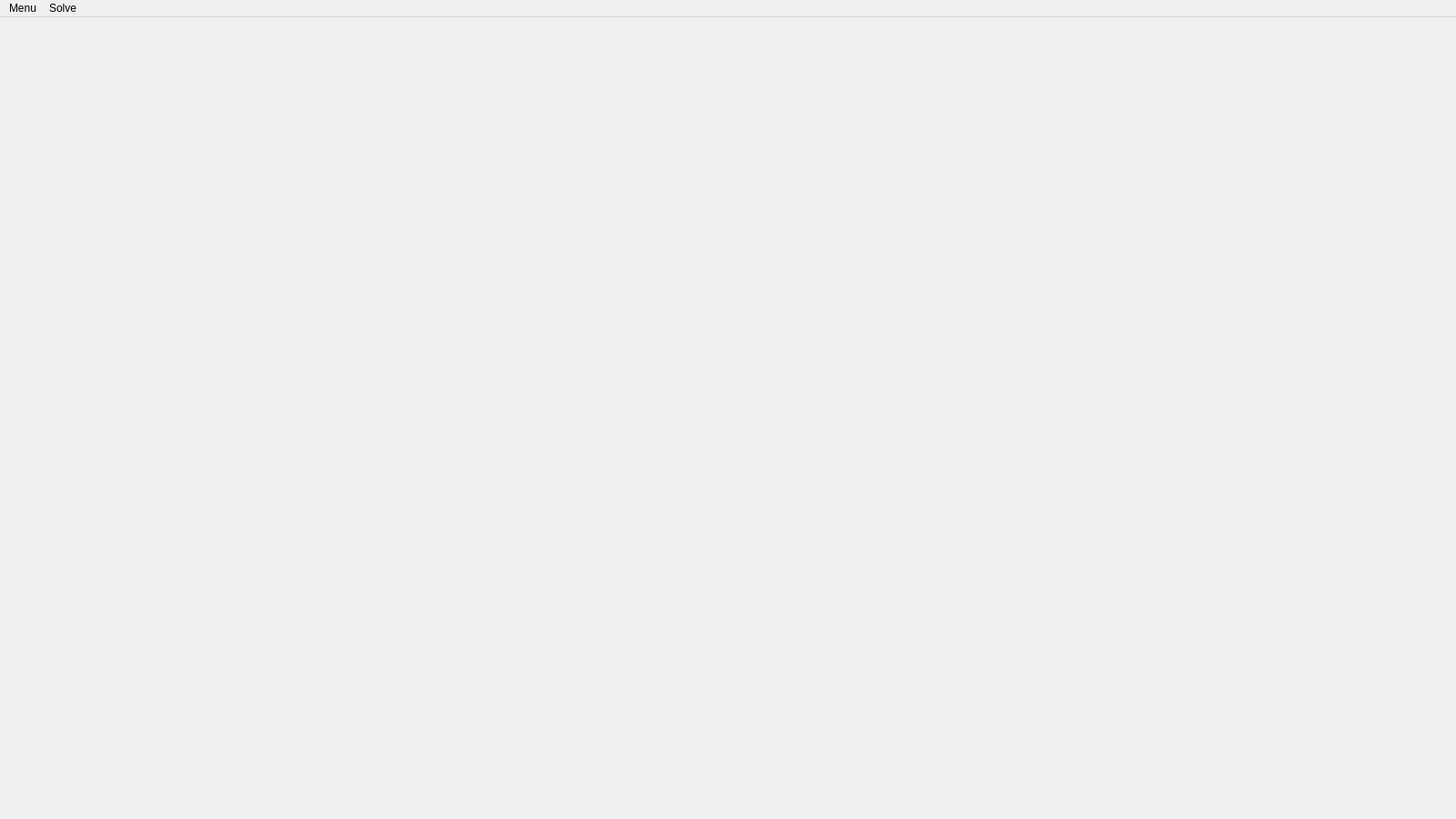
<?xml version="1.0" encoding="UTF-8"?>
<ui version="4.0">
 <class>MainWindow</class>
 <widget class="QMainWindow" name="MainWindow">
  <property name="geometry">
   <rect>
    <x>0</x>
    <y>0</y>
    <width>1600</width>
    <height>900</height>
   </rect>
  </property>
  <property name="windowTitle">
   <string>LuX</string>
  </property>
  <widget class="QWidget" name="centralwidget"/>
  <widget class="QMenuBar" name="menubar">
   <property name="geometry">
    <rect>
     <x>0</x>
     <y>0</y>
     <width>1600</width>
     <height>23</height>
    </rect>
   </property>
   <widget class="QMenu" name="menutest">
    <property name="title">
     <string>Menu</string>
    </property>
    <addaction name="actionSave"/>
    <addaction name="actionReload"/>
    <addaction name="actionReset"/>
   </widget>
   <widget class="QMenu" name="menuMethod">
    <property name="title">
     <string>Solve</string>
    </property>
    <addaction name="actionDFS"/>
    <addaction name="actionBFS"/>
    <addaction name="actionFlood_Fill"/>
   </widget>
   <addaction name="menutest"/>
   <addaction name="menuMethod"/>
  </widget>
  <action name="actionStart">
   <property name="text">
    <string>Start</string>
   </property>
  </action>
  <action name="actionSave">
   <property name="text">
    <string>Save</string>
   </property>
  </action>
  <action name="actionReset">
   <property name="text">
    <string>Reset</string>
   </property>
  </action>
  <action name="actionReload">
   <property name="text">
    <string>Reload</string>
   </property>
  </action>
  <action name="actionDFS">
   <property name="text">
    <string>DFS</string>
   </property>
  </action>
  <action name="actionBFS">
   <property name="text">
    <string>BFS</string>
   </property>
  </action>
  <action name="actionFlood_Fill">
   <property name="text">
    <string>Flood Fill</string>
   </property>
  </action>
 </widget>
 <resources/>
 <connections/>
</ui>
